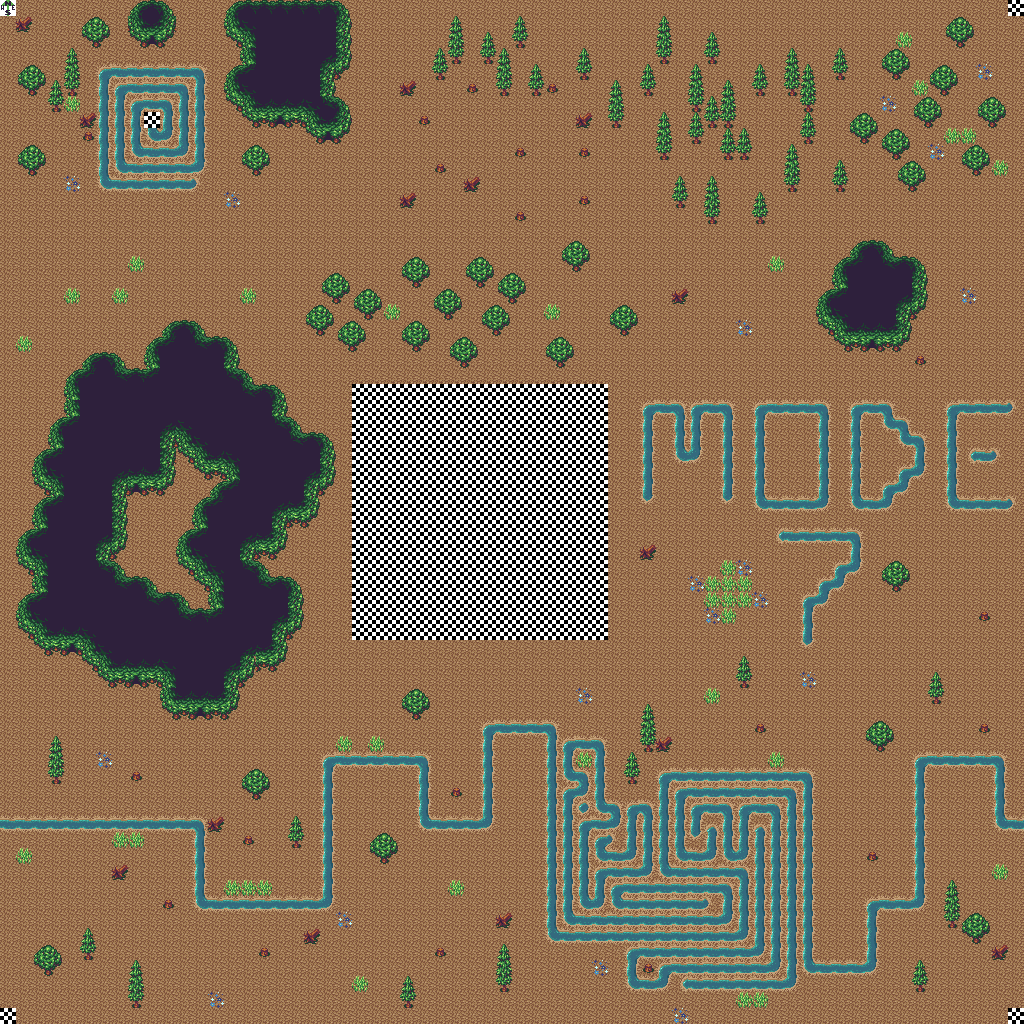

A level layout from a 2D game, rendered from its tile map. Below: a short description, then the map file with tile-grid data replaced by summaries:
An orthogonal 64x64 tile map with 16x16 px tiles, 2 tile layers (base, top).

<map version="1.4" tiledversion="1.4.3" orientation="orthogonal" renderorder="right-down" width="64" height="64" tilewidth="16" tileheight="16" infinite="0" nextlayerid="3" nextobjectid="1">
 <tileset firstgid="1" name="tileset" tilewidth="16" tileheight="16" tilecount="42" columns="6">
  <image source="tileset.png" width="96" height="112" />
 </tileset>
 <layer id="2" name="base" width="64" height="64" locked="1">
  <data>[4096 cells, 4096 non-empty, 1 distinct tile ids]</data>
 </layer>
 <layer id="1" name="top" width="64" height="64">
  <data>[4096 cells, 1498 non-empty, 41 distinct tile ids]</data>
 </layer>
</map>